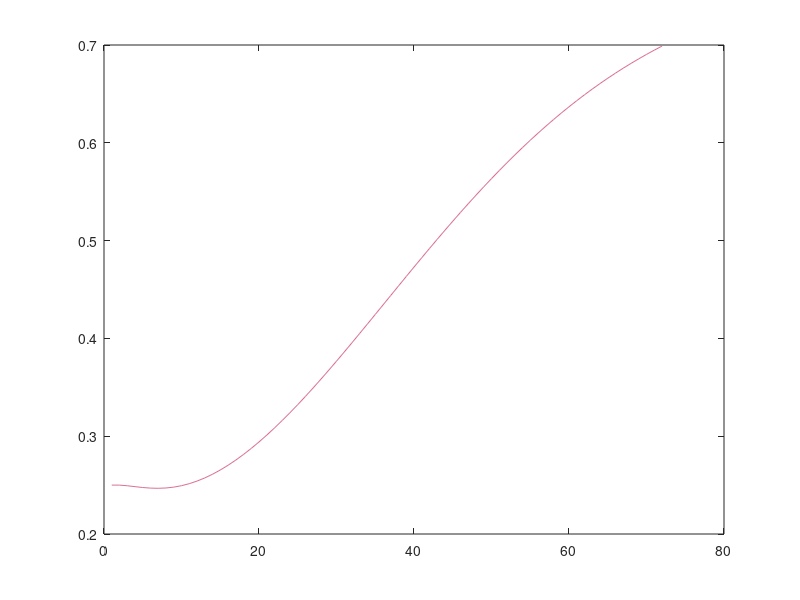

The MATLAB script that drew this image: (Note: this script raises an error after producing the figure.)
function TwoNeuronDynamics()
%% TwoNeuronDynamics
%
%   TwoNeuronDynamics()
%
%   Simulates the 2-neuron model from Wang et. al. 2017
%
%%

dt = 10;

threshold = 0.7;
u0s = [0.73 0.73];
v0s = [0.48 0.48];
I0s = [0.3 0.4];

colors = [218 112 146;
           65 185 235;
          218 112 146;
           65 185 235]/255;

h1 = figure('Name','Two neuron','Position',[204 160 528 918]);
h2 = figure('Name','Two neuron','Position',[204 160 999 918]);
for i = 1:length(I0s)
    %% Parameters
    u0 = u0s(i);
    v0 = v0s(i);
    
    params.w = 6;
    params.epsi = 0.01;
    params.I0 = params.w * I0s(i);
%     params.I0 = I0s(i);
    params.tau = 100;
    
%     niter = 1001;
    niter = 101;
    
    vvals = linspace(0,1.2,100);
    
    %% Run simulation
    [u,v,y] = simulate_u_v(u0,v0,params,niter,dt);
    
    
    %% Find null clines
    uvals = find_null_clines(vvals,params);
    
    %% Plot
    %subplot(3,3,[1 4 7])
    figure(h1)
%     if i >= 3
%         temp = u-v;
%         plot(temp(abs(temp) < threshold),'Color',colors(i,:))
        
        temp = y;
        plot(temp(abs(temp) < threshold),'Color',colors(i,:))
        hold on
        plotHorizontal(threshold);
%     end
%     plot(v,'--','Color',colors(i,:))
    
    figure(h2)
    if i < 3
        subplot(1,2,1)
    else
        subplot(1,2,2)
    end
%    subplot(ceil(sqrt(length(I0s))),ceil(sqrt(length(I0s))),i)
%     plot(u,v,'-','Color',colors(i,:))
    hold on
%     plot(u(1:50:end),v(1:50:end),'.','Color',colors(i,:))
    ind = find(u-v > threshold);
    plot(u(1:ind),v(1:ind),'.','Color',colors(i,:))
    plot(u(1),v(1),'ko','MarkerFaceColor',[1 1 1],'MarkerSize',7,'Color',colors(i,:))
    plot(u(end),v(end),'ko','MarkerFaceColor',colors(i,:),'MarkerSize',7,'Color','k')
    
    plot(vvals,uvals(:,1),'Color',colors(i,:))
    plot(uvals(:,2),vvals,'--','Color',colors(i,:))
    
    ind = find(vvals == uvals(:,1));
    plot(vvals(ind),uvals(ind,1),'o','Color',[0 0 0],'MarkerFaceColor',[0 0 0])
    
    axis([0 1.2 0 1.2])
%     axis([0 0.5 0 0.5])
    axis square
    plotUnity;
    xlabel('u')
    ylabel('v')
    mymakeaxis(gca)


end

figure(h1)
xlabel('Time')
ylabel('x_1-x_2')
mymakeaxis(gca,'yticks',[-1 0 1])

%% Functions

%% Activation function
function out = thresh_exp(x)
    out = 1 ./ (1 + exp(-x));
    
%% find_u_dot
function du = find_u_dot(u,v,params)
    w = params.w;
    epsi = params.epsi;
    I0 = params.I0;
    tau = params.tau;
    
    du = ( -u + thresh_exp( I0 - w*v ) )/tau;
    
%% find_v_dot
function dv = find_v_dot(u,v,params)
    w = params.w;
    epsi = params.epsi;
    I0 = params.I0;
    tau = params.tau;
    
    dv = ( -v + thresh_exp( I0 - w*u ) )/tau;
    
%% find_y_dot
function dy = find_y_dot(u,v,y,params)
    tau = params.tau;
    dy = ( -y + (u-v) )/tau;

%% simulate_u_v
function [u, v, y] = simulate_u_v(u0,v0,params,niter,dt)
    
    u = nan(1,niter);
    v = nan(1,niter);
    
    u(1) = u0;
    v(1) = v0;
    y(1) = u0-v0;
    for i = 2:niter
        u(i) = u(i-1) + find_u_dot(u(i-1),v(i-1),params)*dt;
        v(i) = v(i-1) + find_v_dot(u(i-1),v(i-1),params)*dt;
        y(i) = y(i-1) + find_y_dot(u(i-1),v(i-1),y(i-1),params)*dt;
    end
    
%% find_null_clines
function uvals = find_null_clines(vvals,params)
    w = params.w;
    I0 = params.I0;
    epsi = params.epsi;
    
    uvals(:,1) = 1 ./ (1 + exp(-I0 + w*vvals ) );
    uvals(:,2) = 1 ./ (1 + exp(-I0 + w*vvals ) );
    
    